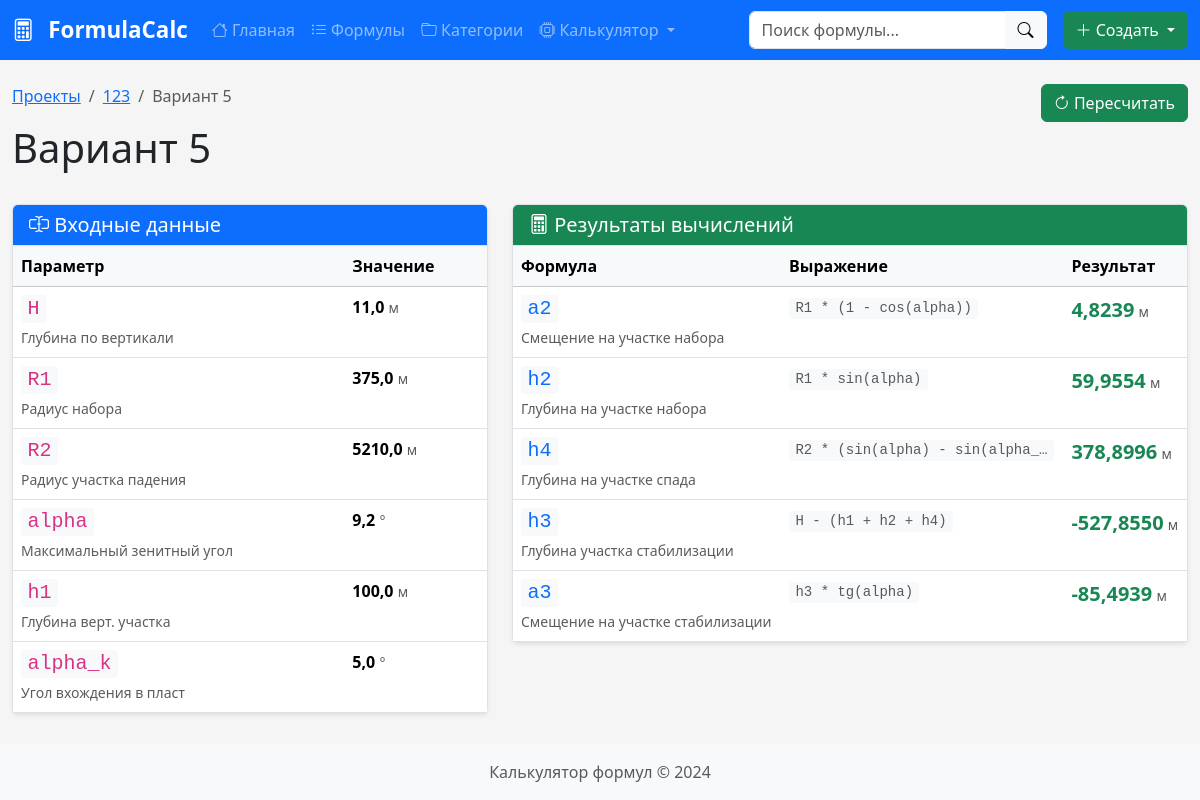
The app's page /calculator/variants/5/ with its own data.
### formulas/models.py (models this page shows, shortened)
class Variant(models.Model):
    project = models.ForeignKey(
        Project,
        on_delete=models.CASCADE,
        related_name='variants',
        verbose_name='Проект'
    )
    number = models.PositiveIntegerField('Номер варианта')
    student_name = models.CharField('ФИО студента', max_length=200, blank=True)
    created_at = models.DateTimeField(auto_now_add=True)
    updated_at = models.DateTimeField(auto_now=True)
    class Meta:
        verbose_name = 'Вариант'
        verbose_name_plural = 'Варианты'
        unique_together = ['project', 'number']
        ordering = ['project', 'number']

class Project(models.Model):
    name = models.CharField('Название', max_length=200)
    description = models.TextField('Описание', blank=True)
    created_at = models.DateTimeField(auto_now_add=True)
    updated_at = models.DateTimeField(auto_now=True)
    class Meta:
        verbose_name = 'Проект'
        verbose_name_plural = 'Проекты'
        ordering = ['-updated_at']

class VariantValue(models.Model):
    variant = models.ForeignKey(
        Variant,
        on_delete=models.CASCADE,
        related_name='values',
        verbose_name='Вариант'
    )
    formula = models.ForeignKey(
        Formula,
        on_delete=models.CASCADE,
        related_name='variant_values',
        verbose_name='Формула'
    )
    value = models.FloatField('Значение', null=True, blank=True)
    is_input = models.BooleanField('Введено вручную', default=True)
    class Meta:
        verbose_name = 'Значение варианта'
        verbose_name_plural = 'Значения вариантов'
        unique_together = ['variant', 'formula']

class Formula(models.Model):
    symbol = models.CharField(
        'Символ',
        max_length=50,
        unique=True,
        validators=[symbol_validator],
        help_text='Уникальный идентификатор (например: K, Re, alpha1)'
    )
    name = models.CharField(
        'Название',
        max_length=200,
        help_text='Понятное название формулы'
    )
    expression = models.TextField(
        'Выражение',
        blank=True,  # Разрешаем пустое значение
        default='',  # Значение по умолчанию
        help_text='Математическое выражение (например: R1 * (1 - cos(alpha)))'
    )
    unit = models.CharField(
        'Единица измерения',
        max_length=50,
        blank=True,
        help_text='Единица измерения результата (например: м, кг, Вт)'
    )
    description = models.TextField(
        'Описание',
        blank=True,
        help_text='Подробное описание формулы'
    )
    category = models.ForeignKey(
        Category,
        on_delete=models.SET_NULL,
        null=True,
        blank=True,
        related_name='formulas',
        verbose_name='Категория'
    )
    order = models.PositiveIntegerField(
        'Порядок',
        default=0
    )
    is_input = models.BooleanField(
        'Входной параметр',
        default=False,
        help_text='Если отмечено - это входное значение, а не вычисляемая формула'
    )
    default_value = models.FloatField(
        'Значение по умолчанию',
        null=True,
        blank=True
    )
    created_at = models.DateTimeField(auto_now_add=True)
    updated_at = models.DateTimeField(auto_now=True)
    class Meta:
        verbose_name = 'Формула'
        verbose_name_plural = 'Формулы'
        ordering = ['category', 'order', 'symbol']

### calculator/views.py (the view)
# urls.py: path('variants/<int:pk>/', views.VariantDetailView.as_view(), name='variant_detail'),
class VariantDetailView(DetailView):
    model = Variant
    template_name = 'calculator/variant_detail.html'
    context_object_name = 'variant'
    def get_context_data(self, **kwargs):
        context = super().get_context_data(**kwargs)
        values = self.object.values.select_related('formula', 'formula__category')
        input_values = [v for v in values if v.is_input]
        calculated_values = [v for v in values if not v.is_input]
        context['input_values'] = input_values
        context['calculated_values'] = calculated_values
        return context

### templates/calculator/variant_detail.html (shortened to what this page needs)
{% extends 'base.html' %}
{% block content %}
<div class="row mb-4">
    <div class="col">
        <nav aria-label="breadcrumb">
            <ol class="breadcrumb">
                <li class="breadcrumb-item"><a href="{% url 'calculator:project_list' %}">Проекты</a></li>
                <li class="breadcrumb-item"><a href="{% url 'calculator:project_detail' variant.project.pk %}">{{ variant.project.name }}</a></li>
                <li class="breadcrumb-item active">Вариант {{ variant.number }}</li>
            </ol>
        </nav>
        <h1>Вариант {{ variant.number }}</h1>
    </div>
    <div class="col-auto">
        <form method="POST" action="{% url 'calculator:variant_recalculate' variant.pk %}" class="d-inline">
            <button type="submit" class="btn btn-success">
                <i class="bi bi-arrow-clockwise"></i> Пересчитать
            </button>
        </form>
    </div>
</div>
<div class="row">
    <div class="col-md-5">
        <div class="card">
            <div class="card-header bg-primary text-white">
                <h5 class="mb-0"><i class="bi bi-input-cursor-text"></i> Входные данные</h5>
            </div>
            <div class="card-body p-0">
                <table class="table table-hover mb-0">
                    <thead class="table-light">
                        <tr>
                            <th>Параметр</th>
                            <th>Значение</th>
                        </tr>
                    </thead>
                    <tbody>
                        {% for v in input_values %}
                        <tr>
                            <td>
                                <code class="fs-5">{{ v.formula.symbol }}</code>
                                <br><small class="text-muted">{{ v.formula.name }}</small>
                            </td>
                            <td>
                                <strong>{{ v.value }}</strong>
                                {% if v.formula.unit %}
                                <small class="text-muted">{{ v.formula.unit }}</small>
                                {% endif %}
                            </td>
                        </tr>
                        {% empty %}
                        <tr><td colspan="2" class="text-center text-muted">Нет данных</td></tr>
                        {% endfor %}
                    </tbody>
                </table>
            </div>
        </div>
    </div>
    <div class="col-md-7">
        <div class="card">
            <div class="card-header bg-success text-white">
                <h5 class="mb-0"><i class="bi bi-calculator"></i> Результаты вычислений</h5>
            </div>
            <div class="card-body p-0">
                <table class="table table-hover mb-0">
                    <thead class="table-light">
                        <tr>
                            <th>Формула</th>
                            <th>Выражение</th>
                            <th>Результат</th>
                        </tr>
                    </thead>
                    <tbody>
                        {% for v in calculated_values %}
                        <tr>
                            <td>
                                <code class="fs-5 text-primary">{{ v.formula.symbol }}</code>
                                <br><small class="text-muted">{{ v.formula.name }}</small>
                            </td>
                            <td><code class="text-muted">{{ v.formula.expression|truncatechars:30 }}</code></td>
                            <td>
                                <strong class="text-success fs-5">{{ v.value|floatformat:4 }}</strong>
                                {% if v.formula.unit %}
                                <small class="text-muted">{{ v.formula.unit }}</small>
                                {% endif %}
                            </td>
                        </tr>
                        {% empty %}
                        <tr><td colspan="3" class="text-center text-muted">Нет вычисленных значений</td></tr>
                        {% endfor %}
                    </tbody>
                </table>
            </div>
        </div>
    </div>
</div>
{% endblock %}

### static/css/style.css (style rules this page uses)
:root { --primary-color: #0d6efd; --success-color: #198754; --warning-color: #ffc107; --danger-color: #dc3545; --light-bg: #f8f9fa; --border-color: #dee2e6; }
body { min-height: 100vh; display: flex; flex-direction: column; background-color: #f5f5f5; }
.card { box-shadow: 0 0.125rem 0.25rem rgba(0, 0, 0, 0.075); border: 1px solid var(--border-color); }
.card-header { background-color: white; border-bottom: 1px solid var(--border-color); font-weight: 500; }
.table code { background-color: var(--light-bg); padding: 0.15rem 0.4rem; border-radius: 0.2rem; }

### records on screen
Variant: project.name "123", number "5"
VariantValue: formula.symbol "H", formula.name "Глубина по вертикали", value "11,0", formula.unit "м"
VariantValue: formula.symbol "R1", formula.name "Радиус набора", value "375,0", formula.unit "м"
VariantValue: formula.symbol "R2", formula.name "Радиус участка падения", value "5210,0", formula.unit "м"
VariantValue: formula.symbol "alpha", formula.name "Максимальный зенитный угол", value "9,2", formula.unit "°"
VariantValue: formula.symbol "h1", formula.name "Глубина верт. участка", value "100,0", formula.unit "м"
VariantValue: formula.symbol "alpha_k", formula.name "Угол вхождения в пласт", value "5,0", formula.unit "°"
VariantValue: formula.symbol "a2", formula.name "Смещение на участке набора", formula.expression "R1 * (1 - cos(alpha))", value "4,8239", formula.unit "м"
VariantValue: formula.symbol "h2", formula.name "Глубина на участке набора", formula.expression "R1 * sin(alpha)", value "59,9554", formula.unit "м"
VariantValue: formula.symbol "h4", formula.name "Глубина на участке спада", formula.expression "R2 * (sin(alpha) - sin(alpha_…", value "378,8996", formula.unit "м"
VariantValue: formula.symbol "h3", formula.name "Глубина участка стабилизации", formula.expression "H - (h1 + h2 + h4)", value "-527,8550", formula.unit "м"
VariantValue: formula.symbol "a3", formula.name "Смещение на участке стабилизации", formula.expression "h3 * tg(alpha)", value "-85,4939", formula.unit "м"
